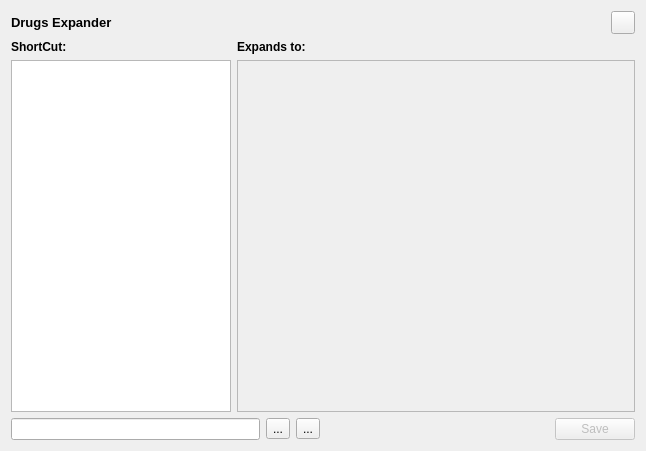
<?xml version="1.0" encoding="UTF-8"?>
<ui version="4.0">
 <class>drugExapnder</class>
 <widget class="QDialog" name="drugExapnder">
  <property name="geometry">
   <rect>
    <x>0</x>
    <y>0</y>
    <width>646</width>
    <height>451</height>
   </rect>
  </property>
  <property name="windowTitle">
   <string>Dialog</string>
  </property>
  <layout class="QGridLayout" name="gridLayout">
   <item row="6" column="1">
    <layout class="QHBoxLayout" name="horizontalLayout_3">
     <item>
      <spacer name="horizontalSpacer_2">
       <property name="orientation">
        <enum>Qt::Horizontal</enum>
       </property>
       <property name="sizeHint" stdset="0">
        <size>
         <width>40</width>
         <height>20</height>
        </size>
       </property>
      </spacer>
     </item>
     <item>
      <widget class="QPushButton" name="saveButton">
       <property name="enabled">
        <bool>false</bool>
       </property>
       <property name="sizePolicy">
        <sizepolicy hsizetype="Fixed" vsizetype="Fixed">
         <horstretch>0</horstretch>
         <verstretch>0</verstretch>
        </sizepolicy>
       </property>
       <property name="text">
        <string>Save</string>
       </property>
       <property name="autoDefault">
        <bool>false</bool>
       </property>
      </widget>
     </item>
    </layout>
   </item>
   <item row="4" column="0" colspan="2">
    <layout class="QHBoxLayout" name="horizontalLayout_5">
     <property name="topMargin">
      <number>0</number>
     </property>
     <item>
      <widget class="QLabel" name="label_4">
       <property name="maximumSize">
        <size>
         <width>220</width>
         <height>16777215</height>
        </size>
       </property>
       <property name="text">
        <string>&lt;html&gt;&lt;head/&gt;&lt;body&gt;&lt;p&gt;&lt;span style=&quot; font-weight:600;&quot;&gt;ShortCut:&lt;/span&gt;&lt;/p&gt;&lt;/body&gt;&lt;/html&gt;</string>
       </property>
      </widget>
     </item>
     <item>
      <widget class="QLabel" name="label_3">
       <property name="text">
        <string>&lt;html&gt;&lt;head/&gt;&lt;body&gt;&lt;p&gt;&lt;span style=&quot; font-weight:600;&quot;&gt;Expands to:&lt;/span&gt;&lt;/p&gt;&lt;/body&gt;&lt;/html&gt;</string>
       </property>
      </widget>
     </item>
    </layout>
   </item>
   <item row="0" column="0" colspan="2">
    <layout class="QHBoxLayout" name="horizontalLayout">
     <item>
      <widget class="QLabel" name="label">
       <property name="font">
        <font>
         <pointsize>10</pointsize>
        </font>
       </property>
       <property name="toolTip">
        <string>&lt;html&gt;&lt;head/&gt;&lt;body&gt;&lt;p&gt;Here you can add a shortcut when you type in drugs box it will be expanded when ever you print the prescription, note that&lt;br/&gt;1. Duplicates are not allowed.&lt;br/&gt;2. You can't use Names that already on drugindex as Shortcut.&lt;/p&gt;&lt;/body&gt;&lt;/html&gt;</string>
       </property>
       <property name="text">
        <string>&lt;html&gt;&lt;head/&gt;&lt;body&gt;&lt;p&gt;&lt;span style=&quot; font-size:10pt; font-weight:600;&quot;&gt;Drugs Expander&lt;/span&gt;&lt;/p&gt;&lt;/body&gt;&lt;/html&gt;</string>
       </property>
      </widget>
     </item>
     <item>
      <spacer name="horizontalSpacer">
       <property name="orientation">
        <enum>Qt::Horizontal</enum>
       </property>
       <property name="sizeHint" stdset="0">
        <size>
         <width>318</width>
         <height>20</height>
        </size>
       </property>
      </spacer>
     </item>
     <item>
      <widget class="QToolButton" name="closeButton">
       <property name="text">
        <string/>
       </property>
      </widget>
     </item>
    </layout>
   </item>
   <item row="6" column="0">
    <layout class="QHBoxLayout" name="horizontalLayout_2">
     <item>
      <widget class="genericLineEdit" name="shortcut">
       <property name="clearButtonEnabled">
        <bool>true</bool>
       </property>
      </widget>
     </item>
     <item>
      <widget class="QToolButton" name="buttonDel">
       <property name="text">
        <string>...</string>
       </property>
       <property name="icon">
        <iconset resource="../res/resources.qrc">
         <normaloff>:/Graphics/minus</normaloff>:/Graphics/minus</iconset>
       </property>
      </widget>
     </item>
     <item>
      <widget class="QToolButton" name="buttonAdd">
       <property name="text">
        <string>...</string>
       </property>
       <property name="icon">
        <iconset resource="../res/resources.qrc">
         <normaloff>:/Graphics/add</normaloff>:/Graphics/add</iconset>
       </property>
      </widget>
     </item>
    </layout>
   </item>
   <item row="5" column="0" colspan="2">
    <layout class="QHBoxLayout" name="horizontalLayout_4">
     <item>
      <widget class="QTableView" name="tableView">
       <property name="sizePolicy">
        <sizepolicy hsizetype="Preferred" vsizetype="Preferred">
         <horstretch>0</horstretch>
         <verstretch>0</verstretch>
        </sizepolicy>
       </property>
       <property name="maximumSize">
        <size>
         <width>220</width>
         <height>16777215</height>
        </size>
       </property>
       <property name="editTriggers">
        <set>QAbstractItemView::NoEditTriggers</set>
       </property>
       <property name="alternatingRowColors">
        <bool>true</bool>
       </property>
       <property name="selectionMode">
        <enum>QAbstractItemView::SingleSelection</enum>
       </property>
       <property name="sortingEnabled">
        <bool>false</bool>
       </property>
       <property name="wordWrap">
        <bool>false</bool>
       </property>
       <property name="cornerButtonEnabled">
        <bool>false</bool>
       </property>
       <attribute name="horizontalHeaderVisible">
        <bool>false</bool>
       </attribute>
       <attribute name="horizontalHeaderHighlightSections">
        <bool>false</bool>
       </attribute>
       <attribute name="verticalHeaderVisible">
        <bool>false</bool>
       </attribute>
       <attribute name="verticalHeaderMinimumSectionSize">
        <number>20</number>
       </attribute>
       <attribute name="verticalHeaderDefaultSectionSize">
        <number>20</number>
       </attribute>
       <attribute name="verticalHeaderHighlightSections">
        <bool>false</bool>
       </attribute>
      </widget>
     </item>
     <item>
      <widget class="TextEdit" name="expandText">
       <property name="enabled">
        <bool>false</bool>
       </property>
      </widget>
     </item>
    </layout>
   </item>
  </layout>
 </widget>
 <customwidgets>
  <customwidget>
   <class>TextEdit</class>
   <extends>QTextEdit</extends>
   <header>textedit.h</header>
  </customwidget>
  <customwidget>
   <class>genericLineEdit</class>
   <extends>QLineEdit</extends>
   <header>genericlineedit.h</header>
  </customwidget>
 </customwidgets>
 <resources>
  <include location="../res/resources.qrc"/>
 </resources>
 <connections/>
</ui>
